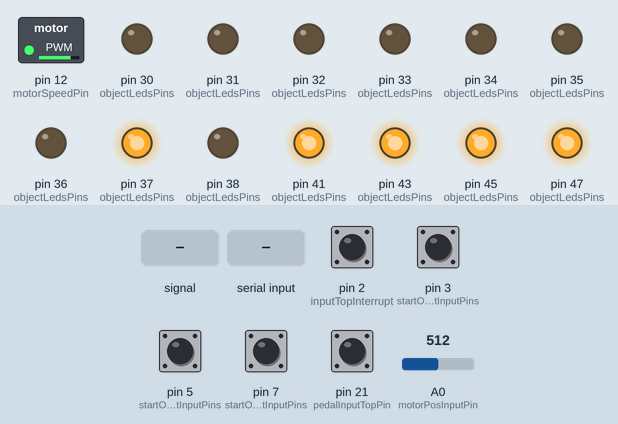
This sketch was run on a simulated Arduino Mega 2560, built with avr-gcc and run on an emulated ATmega2560. On the bench: switched loads named in the sketch (green lamp = pin HIGH), output pins drawn as LEDs (lit = HIGH). The test bench sets the inputs (shaded band); at power-on: pin 2 (inputTopInterrupt), pin 3 (startObjectInputPins), pin 5 (startObjectInputPins), pin 7 (startObjectInputPins), pin 21 (pedalInputTopPin) HIGH, A0 (motorPosInputPin) = 512. Random numbers use the default seed unless the sketch sets one.

Above: at 1.2 s.
1.3 s: A0 (motorPosInputPin) fed a 200 Hz sine of ±81 counts around its level
4.3 s: A0 (motorPosInputPin) set to 306
At 4.7 s:
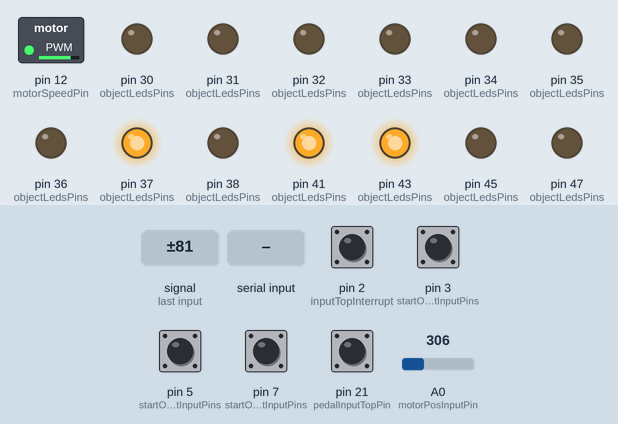
5.8 s: "S\n" received over the second serial link
At 6.4 s:
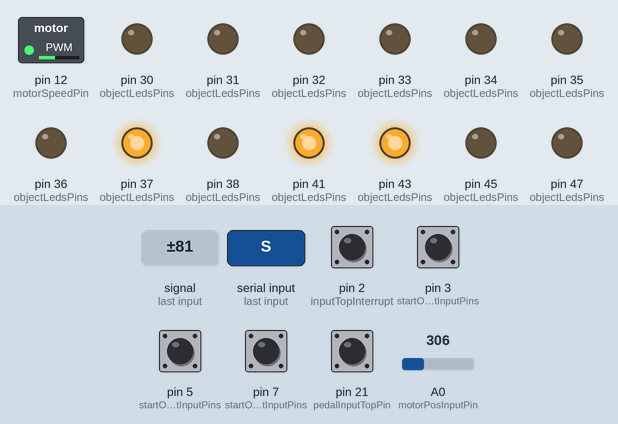
7.3 s: A0 (motorPosInputPin) set to 392
8.8 s: A0 (motorPosInputPin) set to 417
At 9.8 s:
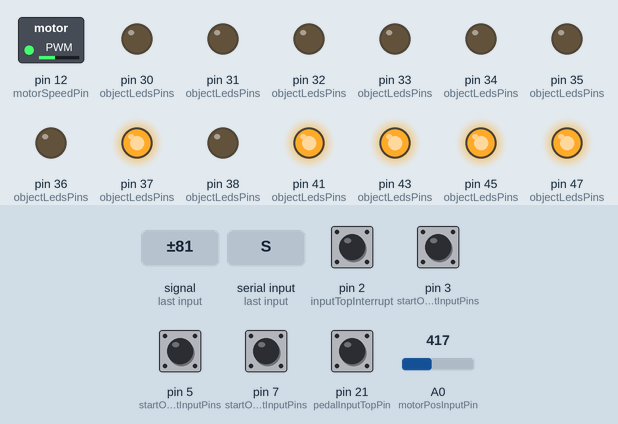
Timing chart, 0 to 11.3 s (numbered marks = the images above; inputs shaded):
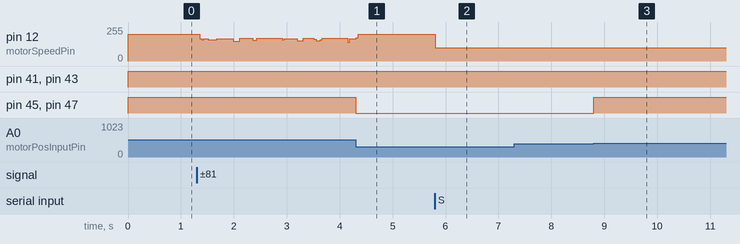

Measured:
- the behaviour switches between 405 and 406 on A0 (motorPosInputPin) (found by bisection; images 2 and 3)
- after the input at 4.3 s, pin 45 (objectLedsPins), pin 47 (objectLedsPins): HIGH → LOW at once
- after the input at 5.8 s, pin 12 (motorSpeedPin): 200/255 → 100/255 at once
- after the input at 7.3 s, every drawn part: stays the same
- after the input at 8.8 s, pin 45 (objectLedsPins), pin 47 (objectLedsPins): LOW → HIGH at once

The sketch:

huygens.ino
```cpp
#include <PID_v1.h>
#include "Arduino.h"
#include "content.h"

#define MOTOR_SPEED_DOWN 0.50
#define MOTOR_SPEED_UP 1
#define NUM_LEDS 25
#define MAX_ENABLED_LEDS 7      // limit number of simultaneous LEDs on to avoid powersupply overload

//states
#define DEFAULT_STATE  0
#define UP_STATE       1
#define NOTIFY_STATE   2
#define DOWN_STATE     3

//#define DEBUG
//#define DEBUG_FLOW
//#define DEBUG_SERIAL
//#define DEBUG_ALWAYS_TO_TOP
//#define DEBUG_CONTENT
//#define DEBUG_POSITION_OBJECT_MAPPING
//#define DEBUG_ROUTE_SELECTION
//#define DEBUG_AUDIO_PLAYER
//#define DEBUG_AUDIO_PLAYER_SERIAL
//#define DEBUG_LEDS
//#define DEBUG_PID
//#define DEBUG_PID_VERBOSE
//#define DEBUG_PEDAL
//#define DEBUG_PEDAL_VERBOSE
//#define DEBUG_START_OBJECT_SELECTOR
//#define DISABLE_LEDS
//#define OVERRULE_ROUTE 5 // overrule selected route
//#define OVERRULE_TARGET_POS 0.90 // overrule the position of the TijdWijzer when the pedal is pressed
//#define OVERRULE_AUDIO_DURATION 5000 // limit audio duration (time per route step) for quick testing

//#include "TimerThree.h"
#include "Pedal.h"
#include "AudioPlayer.h"
#include "StartObjectSelector.h"
#include "Leds.h"
#include "TijdWijzer.h"

unsigned int count;

float pointerTopPos      = 423; //475; //0.43; //0.45; //0.47 // (unmapped)
float pointerBottomPos   = 67; //137; //0.15; //0.17; //0.17; //0.13 // (unmapped)
int state                = DEFAULT_STATE;
int currentRoute         = 0;
int currentStep          = -1; // starts at -1 for not at first step yet
int currentObject        = -1;
int pedalPressedForce    = -1;
float pointerTargetPos   = 0;

// position debug for DEBUG_FLOW
long unsigned int prevPosPrintTime     = 0;
int posPrintInterval     = 1000;
float prevPrintedPos     = 0;

////////////// PINS //////////////
// motor pins
int motorPosInputPin     = A0; // motor position potmeter
int motorSpeedPin        = 12; // PWM / D2
//int motorSFPin         = 11; // status flag
int motorFBPin           = A1; // analog power consumption feedback
int motorEnablePin       = 10;
int motorSlewPin         = 9;
int motorInversePin      = 8;
// startObjects pins
int startObjectInputPins[] = {2,7,5,3}; // input of start object selection slider
//int startObjectInputPins[] = {1,6,4,2}; // input of start object selection slider

// pedal pins
int pedalInputTopPin     = 21; //2;
int pedalInputBottomPin  = 20; //3;
int inputTopInterrupt    = 2; //0;
int inputBottomInterrupt = 3; //1;

////////////// PARTS //////////////
Pedal pedal(pedalInputTopPin, pedalInputBottomPin, onPedalPressed);
StartObjectSelector startObjectSelector(startObjectInputPins, onStartObjectSelected);
Tijdwijzer tijdWijzer(motorPosInputPin, motorSpeedPin, motorInversePin, motorEnablePin, motorSlewPin, motorFBPin, pointerBottomPos, pointerTopPos);
Leds leds(objectLedsPins);
AudioPlayer audioPlayer(objectTracks, onAudioFinished);

void setup() {
  count = 0;

  // motor
  tijdWijzer.gotoPos(0.0,MOTOR_SPEED_DOWN);

//  pinMode(3, OUTPUT);
//  Timer3.initialize(10000); // initialize timer, and set a 10000 millisecond period
//  Timer3.pwm(3, 512); // setup pwm on pin 3 (nterrupt 1), 50% duty cycle
//  Timer3.attachInterrupt(booboo);  // attaches callback() as a timer overflow interrupt

  #ifdef DEBUG
    Serial.begin(9600);
    Serial.println("");
    Serial.println("========================");
    Serial.println("");
  #endif

  //pid.currentPos = 0.5;
  //state = UP_STATE;
  //audioPlayer.playObject(a);

  #ifdef DEBUG_CONTENT
    for(int i = 0;i<NUM_OBJECTS;i++) {
      Serial.print(i);
      Serial.print('\t');
      Serial.print(objectNames[i]);
      Serial.print('\t');
      Serial.print(objectPositions[i]);
      Serial.print('\t');
      Serial.print(objectLedsPins[i]);
      Serial.print('\t');
      Serial.println(objectTracks[i]);
    }
    Serial.println("");
    for(int i = 0;i<NUM_START_OBJECTS;i++) {
      Serial.print(routeStartObjects[i]);
      Serial.print('\t');
      Serial.print(objectNames(routeStartObjects[i]));
      Serial.print('\t');
      Serial.println(objectLedsPins[routeStartObjects[i]]);
    }
    Serial.println("");
  #endif
  setStartObject(currentStartObject);
  //pedal.enable();
  /*leds.enableObject(a);
  leds.enableObject(c);
  leds.enableObject(e);
  leds.disableObject(c);
  leds.disableObject(b);
  leds.disableAllObjects();
  leds.enableObject(c);*/
}

//void booboo() {
  //pid.update();
//  tijdWijzer.update();
//}

void loop()  {
  float pointerPos;
/*  if (millis()%1000 == 0) {
    Serial.print(count/1000);
    Serial.println("cycles/ms");
    count = 0;
  }
  else count++;
  */
  tijdWijzer.update();

  #ifdef DEBUG_SERIAL
    while (Serial.available() > 0) {
      float value = Serial.parseFloat();
      Serial.println(value);

      //pid.gotoPos(value,MOTOR_SPEED_UP);
      tijdWijzer.gotoPos(value,MOTOR_SPEED_UP);
      //pid.currentPos = value;
      //state = UP_STATE;
    }
  #endif

  //Serial.println(state);

  switch(state) {
    case DEFAULT_STATE:

      startObjectSelector.update();
      pedal.update();

      break;
    case UP_STATE:

      //pid.currentPos = 0.5; // hardcode to half way
      //pointerPos = float(round(pid.currentPos*10))/10; // rounding to make sure it reaches 1
      pointerPos = float(round(tijdWijzer.getPosition()*10))/10; // rounding to make sure it reaches 1
      //pointerPos = pid.currentPos;
      //pointerPos = 0.40;
      #ifdef DEBUG_POSITION_OBJECT_MAPPING
        Serial.print("pointerPos: ");
        Serial.println(pointerPos);
        Serial.print(" route: ");
        Serial.println(currentRoute);
      #endif
      currentStep = -1;
      for(int i=0;i<MAX_ROUTE_STEPS;i++) {
        int object = routes[MAX_ROUTE_STEPS*currentRoute+i];

        #ifdef DEBUG_POSITION_OBJECT_MAPPING
          Serial.print(" object: ");
          Serial.print(object);
        #endif
        if(object == -1) {
          #ifdef DEBUG_POSITION_OBJECT_MAPPING
            Serial.println("");
          #endif
          continue;
        }
        float objectPosition = objectPositions[object];
        #ifdef DEBUG_POSITION_OBJECT_MAPPING
          Serial.print(" step: ");
          Serial.print(i);
          Serial.print(" stepPosition: ");
          Serial.print(' ');
          Serial.println(stepPosition);
        #endif
        //if(pointerPos < stepPosition) {
          //leds.disableObject(object);
          //break;
        //} else {
        if(pointerPos >= objectPosition) {
          leds.enableObject(object);
          currentStep = i;
          currentObject = object;
        } else {
          leds.disableObject(object);
        }
      }
      #ifdef DEBUG_POSITION_OBJECT_MAPPING
        Serial.print(" @ step: ");
        Serial.print(currentStep);
        Serial.print(" @ object: ");
        Serial.println(currentObject);
      #endif
      //leds.enableObject(currentObject);


      for(int i=0;i<MAX_ROUTE_STEPS;i++) {
        int object = routes[MAX_ROUTE_STEPS*currentRoute+i];
        #ifdef DEBUG_POSITION_OBJECT_MAPPING
          Serial.print(" object: ");
          Serial.print(object);
        #endif
        if(object == -1) {
          #ifdef DEBUG_POSITION_OBJECT_MAPPING
            Serial.println("");
          #endif
          continue;
        }
        float objectPosition = objectPositions[object];
      }

      /*#ifdef DEBUG_FLOW
        //if(round(millis()/20)*20%1000 == 0) {
        if(millis()-prevPosPrintTime > posPrintInterval && prevPrintedPos != tijdWijzer.getPosition()) {
          Serial.print(tijdWijzer.getPosition());
          Serial.print('/');
          Serial.println(tijdWijzer.getTargetPosition());
          prevPosPrintTime = millis();
          prevPrintedPos = tijdWijzer.getPosition();
        }
      #endif*/

      if(fabs(tijdWijzer.getTargetPosition()-tijdWijzer.getPosition()) < 0.01) { // pointer at target pos?
        gotoState(NOTIFY_STATE);
      }
      break;
    case NOTIFY_STATE:

      break;
    case DOWN_STATE:

      /*#ifdef DEBUG_FLOW
        //if(millis())
        if(millis()-prevPosPrintTime > posPrintInterval && prevPrintedPos != tijdWijzer.getPosition()) {
          Serial.print(tijdWijzer.getPosition());
          Serial.print('/');
          Serial.println(tijdWijzer.getTargetPosition());
          prevPosPrintTime = millis();
          prevPrintedPos = tijdWijzer.getPosition();
        }
      #endif*/

      /*if(fabs(0-tijdWijzer.getPosition()) < 0.01) { // pointer at bottom?
        gotoState(DEFAULT_STATE);
      }*/

      break;
  }
//  pid.update();
  audioPlayer.update();

  //delay(500);
}

void gotoState(int newState) {
  #ifdef DEBUG_FLOW
    Serial.print("state > ");
    Serial.println(newState);
  #endif
  state = newState;

  switch(newState) {
    case DEFAULT_STATE:
      //pedal.reset(); // reset state of pedal (could have changed by interrupt
      //pedal.enable(); // reset state of pedal (could have changed by interrupt
      leds.disableAllObjects();

      setStartObject(currentStartObject);

      break;
    case UP_STATE:
      //pedal.disable();

      pickRoute();

      #ifdef DEBUG_FLOW
        Serial.print("selected route: ");
        Serial.println(currentRoute);
      #endif

      //routeStartObjects

//      float pointerPos = mapfloat(pedalPressedForce,0.0,1.0,pointerBottomPos,pointerTopPos);
      //pointerTargetPos = min(0.25 + 0.83*pedalPressedForce, 1.0);

//      pointerTargetPos = pedalPressedForce;
      //pid.gotoPos(pointerTargetPos,MOTOR_SPEED_UP);
      tijdWijzer.gotoPos(pointerTargetPos,MOTOR_SPEED_UP);
      #ifdef DEBUG_FLOW
        Serial.print(" > ");
        Serial.println(pointerTargetPos);
      #endif
      break;
    case NOTIFY_STATE:
      //delay(1000);

      leds.disableAllObjects();
      //Serial.print("currentObject: ");
      //Serial.println(currentObject);
      leds.enableObject(currentObject);

      //delay(1000);
      gotoState(DOWN_STATE);

      break;
    case DOWN_STATE:
      gotoStep(currentStep);
      break;
  }

  #ifdef DEBUG_FLOW
    Serial.print("@ state: ");
    Serial.println(state);
  #endif
}

void onPedalPressed(float force) {
  if(state != DEFAULT_STATE) return;

  #ifdef DEBUG_FLOW
    Serial.print("pedal pressed: ");
    Serial.print(force);
  #endif

  pedalPressedForce = force;

  pointerTargetPos = min(0.35 + 0.75*force, 1.0);

  #ifdef OVERRULE_TARGET_POS
    pointerTargetPos = OVERRULE_TARGET_POS;
  #endif

  #ifdef DEBUG_ALWAYS_TO_TOP
    pointerTargetPos = 1;
  #endif

  #ifdef DEBUG_FLOW
    Serial.print(" > ");
    Serial.println(pointerTargetPos);
  #endif

  #ifndef DEBUG_PEDAL
    gotoState(UP_STATE);
  #endif
}

void onStartObjectSelected(int startObjectPos) {
  if(state != DEFAULT_STATE) return;

  int startObject = routeStartObjects[startObjectPos];
  setStartObject(startObject);
}

void onAudioFinished() {
  #ifdef DEBUG_FLOW
    Serial.println("audio finished");
  #endif
  //delay(1000); //TEMP
  gotoStep(currentStep-1);
}

void setStartObject(int newStartObject) {
  #ifdef DEBUG_FLOW
    Serial.println("");
    Serial.print("new startobject: ");
    Serial.print(newStartObject);
    Serial.print(' ');
    Serial.println(objectNames[newStartObject]);
  #endif
  currentStartObject = newStartObject;
  //currentRoute = route;
  //leds.lightStartObjectSelection(newStartObject);

  for(int i=0;i<NUM_START_OBJECTS;i++) {
    int startObject = routeStartObjects[i];
    if(startObject == newStartObject) {
      leds.enableObject(startObject);
    } else {
      leds.disableObject(startObject);
    }
  }

  #ifdef DEBUG_ROUTE_SELECTION
    pickRoute();
  #endif
}

void pickRoute() {
  #ifdef DEBUG_ROUTE_SELECTION
    Serial.println("pickRoute");
    Serial.print("currentStartObject: ");
    Serial.println(currentStartObject);
  #endif
  int numCompatibleRoutes = 0; // count routes that start with selected startObject
  for(int i=0;i<NUM_ROUTES;i++) {
    //int routeStartObject = routes[MAX_ROUTE_STEPS*i];
    int routeStartObject = startObjectsPerRoute[i];
    #ifdef DEBUG_ROUTE_SELECTION
      Serial.print(' ');
      Serial.print(i);
      Serial.print(' ');
      Serial.print(routeStartObject);
    #endif
    if(routeStartObject == currentStartObject) {
      numCompatibleRoutes++;
      #ifdef DEBUG_ROUTE_SELECTION
        Serial.print(" compatible route");
      #endif
    }
    #ifdef DEBUG_ROUTE_SELECTION
      Serial.println(' ');
    #endif
  }
  int randomRouteIndex = random(0,numCompatibleRoutes);
  #ifdef DEBUG_ROUTE_SELECTION
    Serial.print("numCompatibleRoutes: ");
    Serial.println(numCompatibleRoutes);
    Serial.print("randomRouteIndex: ");
    Serial.println(randomRouteIndex);
  #endif
  int compatibleRouteIndex = 0;
  for(int i=0;i<NUM_ROUTES;i++) {
    //int routeStartObject = routes[MAX_ROUTE_STEPS*i];
    int routeStartObject = startObjectsPerRoute[i];
    if(routeStartObject == currentStartObject) {
      if(compatibleRouteIndex == randomRouteIndex) {
        currentRoute = i;
      }
      compatibleRouteIndex++;
    }
  }

  #ifdef OVERRULE_ROUTE
    currentRoute = OVERRULE_ROUTE;
  #endif

  #ifdef DEBUG_ROUTE_SELECTION
    Serial.print("picked route: ");
    Serial.println(currentRoute);
  #endif
}

void gotoStep(int newStep) {
  #ifdef DEBUG_FLOW
    Serial.print("goto step: ");
    Serial.println(newStep);
  #endif
  if(newStep >= 0) { // is stepping to an object
    currentObject = routes[MAX_ROUTE_STEPS*currentRoute+newStep];

    #ifdef DEBUG_FLOW
      Serial.print("  currentObject: ");
      Serial.print(currentObject);
      Serial.print(' ');
      Serial.println(objectNames[currentObject]);
    #endif

    // highlight next object
    leds.enableObject(currentObject);
    // play next audio file
    audioPlayer.playObject(currentObject);
    // move pointer to object
    //pid.gotoPos(objectPositions[currentObject],MOTOR_SPEED_DOWN);
    tijdWijzer.gotoPos(objectPositions[currentObject],MOTOR_SPEED_DOWN);

  } else { // if done route
    //pid.gotoPos(0,MOTOR_SPEED_DOWN);
    tijdWijzer.gotoPos(0,MOTOR_SPEED_DOWN);
    gotoState(DEFAULT_STATE);
  }
  currentStep = newStep;
}

float mapfloat(float x, float in_min, float in_max, float out_min, float out_max)
{
  return (x - in_min) * (out_max - out_min) / (in_max - in_min) + out_min;
}
```

AudioPlayer.h
```cpp
class AudioPlayer {

  private:
    String* objectTracks;
    bool newMessage;
    char messageType;

    long unsigned int startTime;
    boolean playing;

    typedef void (*AudioFinishedHandler)();
    AudioFinishedHandler audioFinishedHandler;

    void sendCommand(String command,bool complete = true) {
      Serial1.print(command);
      if(complete) Serial1.write(13);              // CR (carriage return)
    }

  public:
    int current;

    AudioPlayer(String* _objectTracks, AudioFinishedHandler _audioFinishedHandler) {
      objectTracks = _objectTracks;
      audioFinishedHandler = _audioFinishedHandler;
      newMessage = true;
      startTime = 0;
      playing = false;
      Serial1.begin(9600);

      sendCommand("VST"); //stops playback
    }
    void playObject(int object) {
      String track = objectTracks[object];

      #ifdef DEBUG_AUDIO_PLAYER
        Serial.print("  play: ");
        Serial.println(track);
      #endif

      //Serial1.print("VPF ");
      //Serial1.print(track);
      //Serial1.write(13);
      //Serial1.print("VPF 1.MP3");
      //Serial1.write(13);

      sendCommand("VPF ",false);
      sendCommand(track);

      #ifdef OVERRULE_AUDIO_DURATION
        startTime = millis();
        playing = true;
      #endif
    }
    void update() {

      #ifdef OVERRULE_AUDIO_DURATION
        if(playing) {
          if(millis()-startTime > OVERRULE_AUDIO_DURATION) {
            playing = false;
            //sendCommand("VST"); //stops playback
            audioFinishedHandler();
          }
        }
      #endif

      while (Serial1.available() > 0) {
        byte b = Serial1.read();
        if(b == 13) {
          #ifdef DEBUG_AUDIO_PLAYER_SERIAL
            Serial.println("");
          #endif
          newMessage = true;
        } else {
          if(newMessage) {
            char c = b;
            #ifdef DEBUG_AUDIO_PLAYER_SERIAL
              Serial.print(c);
            #endif
            newMessage = false;
            messageType = c;
            if(messageType == 'S') { // Stopped
              audioFinishedHandler();
              playing = false;
            }
          }
          #ifdef DEBUG_AUDIO_PLAYER_SERIAL
          else if (messageType == 'T') {
            Serial.print(b);
            char c = b;
            Serial.print(' ');
          } else {
            char c = b;
            Serial.print(c);
          }
          #endif
        }
      }
    }

};
```

Pedal.h
```cpp
class Pedal {

  private:
    typedef void (*PedalPressedHandler)(float force);
    PedalPressedHandler pressedHandler;
    int inputTopPin;
    int inputBottomPin;

  public:
    float force;

    Pedal(int _inputTopPin, int _inputBottomPin, PedalPressedHandler _pressedHandler) {

      inputTopPin = _inputTopPin;
      inputBottomPin = _inputBottomPin;
      pressedHandler = _pressedHandler;

      pinMode(inputTopPin,INPUT);
      pinMode(inputBottomPin,INPUT);

      // enable pull-up resistors
      digitalWrite(inputTopPin,HIGH);
      digitalWrite(inputBottomPin,HIGH);

    }
    void update() {
      #ifdef DEBUG_PEDAL_VERBOSE
        Serial.println(digitalRead(inputTopPin));
        //Serial.print('\t');
        //Serial.println(digitalRead(inputBottomPin));
      #endif

      if(digitalRead(inputTopPin) == HIGH) {
        force = 1.0f;
        pressedHandler(force);
      }
    }
};
```

Source omitted: Leds.h (2579 bytes), StartObjectSelector.h (1044 bytes), TijdWijzer.h (4045 bytes), content.h (4096 bytes)
